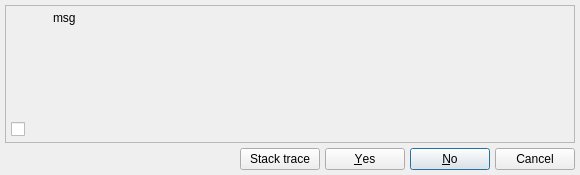
<?xml version="1.0" encoding="UTF-8"?>
<ui version="4.0">
 <class>Messagebox</class>
 <widget class="QDialog" name="Messagebox">
  <property name="windowModality">
   <enum>Qt::WindowModality::ApplicationModal</enum>
  </property>
  <property name="geometry">
   <rect>
    <x>0</x>
    <y>0</y>
    <width>580</width>
    <height>175</height>
   </rect>
  </property>
  <property name="sizePolicy">
   <sizepolicy hsizetype="Minimum" vsizetype="Minimum">
    <horstretch>0</horstretch>
    <verstretch>0</verstretch>
   </sizepolicy>
  </property>
  <property name="minimumSize">
   <size>
    <width>530</width>
    <height>175</height>
   </size>
  </property>
  <property name="windowTitle">
   <string>Dialog</string>
  </property>
  <property name="windowIcon">
   <iconset resource="../../../priv-plugins/res/logoicons.qrc">
    <normaloff>:/icons/icons/pgmodeler_logo.png</normaloff>:/icons/icons/pgmodeler_logo.png</iconset>
  </property>
  <layout class="QGridLayout" name="gridLayout_4">
   <property name="leftMargin">
    <number>5</number>
   </property>
   <property name="topMargin">
    <number>5</number>
   </property>
   <property name="rightMargin">
    <number>5</number>
   </property>
   <property name="bottomMargin">
    <number>5</number>
   </property>
   <property name="spacing">
    <number>5</number>
   </property>
   <item row="2" column="0">
    <layout class="QGridLayout" name="gridLayout_2">
     <property name="spacing">
      <number>5</number>
     </property>
     <item row="0" column="0">
      <widget class="QLabel" name="pgmodeler_name_lbl">
       <property name="sizePolicy">
        <sizepolicy hsizetype="Fixed" vsizetype="Fixed">
         <horstretch>0</horstretch>
         <verstretch>0</verstretch>
        </sizepolicy>
       </property>
       <property name="maximumSize">
        <size>
         <width>150</width>
         <height>30</height>
        </size>
       </property>
       <property name="text">
        <string/>
       </property>
       <property name="pixmap">
        <pixmap resource="../res/resources.qrc">:/images/images/pgmodeler_name.png</pixmap>
       </property>
       <property name="scaledContents">
        <bool>true</bool>
       </property>
      </widget>
     </item>
     <item row="0" column="1">
      <widget class="QWidget" name="container_wgt" native="true">
       <layout class="QGridLayout" name="gridLayout">
        <property name="leftMargin">
         <number>0</number>
        </property>
        <property name="topMargin">
         <number>0</number>
        </property>
        <property name="rightMargin">
         <number>0</number>
        </property>
        <property name="bottomMargin">
         <number>0</number>
        </property>
        <property name="spacing">
         <number>5</number>
        </property>
        <item row="0" column="6">
         <widget class="QPushButton" name="no_btn">
          <property name="sizePolicy">
           <sizepolicy hsizetype="Fixed" vsizetype="Preferred">
            <horstretch>0</horstretch>
            <verstretch>0</verstretch>
           </sizepolicy>
          </property>
          <property name="minimumSize">
           <size>
            <width>80</width>
            <height>0</height>
           </size>
          </property>
          <property name="text">
           <string>&amp;No</string>
          </property>
          <property name="iconSize">
           <size>
            <width>28</width>
            <height>28</height>
           </size>
          </property>
         </widget>
        </item>
        <item row="0" column="1">
         <spacer name="horizontalSpacer_2">
          <property name="orientation">
           <enum>Qt::Orientation::Horizontal</enum>
          </property>
          <property name="sizeType">
           <enum>QSizePolicy::Policy::Expanding</enum>
          </property>
          <property name="sizeHint" stdset="0">
           <size>
            <width>5</width>
            <height>20</height>
           </size>
          </property>
         </spacer>
        </item>
        <item row="0" column="7">
         <widget class="QPushButton" name="cancel_btn">
          <property name="sizePolicy">
           <sizepolicy hsizetype="Fixed" vsizetype="Preferred">
            <horstretch>0</horstretch>
            <verstretch>0</verstretch>
           </sizepolicy>
          </property>
          <property name="minimumSize">
           <size>
            <width>80</width>
            <height>0</height>
           </size>
          </property>
          <property name="text">
           <string>Cancel</string>
          </property>
          <property name="iconSize">
           <size>
            <width>28</width>
            <height>28</height>
           </size>
          </property>
         </widget>
        </item>
        <item row="0" column="4">
         <widget class="QPushButton" name="yes_ok_btn">
          <property name="sizePolicy">
           <sizepolicy hsizetype="Fixed" vsizetype="Preferred">
            <horstretch>0</horstretch>
            <verstretch>0</verstretch>
           </sizepolicy>
          </property>
          <property name="minimumSize">
           <size>
            <width>80</width>
            <height>0</height>
           </size>
          </property>
          <property name="text">
           <string>&amp;Yes</string>
          </property>
          <property name="iconSize">
           <size>
            <width>28</width>
            <height>28</height>
           </size>
          </property>
          <property name="autoDefault">
           <bool>true</bool>
          </property>
          <property name="default">
           <bool>false</bool>
          </property>
         </widget>
        </item>
        <item row="0" column="2">
         <widget class="QPushButton" name="show_errors_btn">
          <property name="sizePolicy">
           <sizepolicy hsizetype="Fixed" vsizetype="Preferred">
            <horstretch>0</horstretch>
            <verstretch>0</verstretch>
           </sizepolicy>
          </property>
          <property name="minimumSize">
           <size>
            <width>80</width>
            <height>0</height>
           </size>
          </property>
          <property name="toolTip">
           <string/>
          </property>
          <property name="text">
           <string>Stack trace</string>
          </property>
          <property name="icon">
           <iconset resource="../res/resources.qrc">
            <normaloff>:/icons/icons/alert.png</normaloff>:/icons/icons/alert.png</iconset>
          </property>
          <property name="iconSize">
           <size>
            <width>28</width>
            <height>28</height>
           </size>
          </property>
          <property name="checkable">
           <bool>true</bool>
          </property>
         </widget>
        </item>
       </layout>
      </widget>
     </item>
    </layout>
   </item>
   <item row="0" column="0">
    <widget class="QStackedWidget" name="objs_group_wgt">
     <property name="sizePolicy">
      <sizepolicy hsizetype="Minimum" vsizetype="Minimum">
       <horstretch>0</horstretch>
       <verstretch>0</verstretch>
      </sizepolicy>
     </property>
     <property name="minimumSize">
      <size>
       <width>0</width>
       <height>0</height>
      </size>
     </property>
     <property name="frameShape">
      <enum>QFrame::Shape::NoFrame</enum>
     </property>
     <property name="frameShadow">
      <enum>QFrame::Shadow::Plain</enum>
     </property>
     <property name="currentIndex">
      <number>0</number>
     </property>
     <widget class="QWidget" name="pg1_4">
      <layout class="QGridLayout" name="gridLayout_6">
       <property name="leftMargin">
        <number>0</number>
       </property>
       <property name="topMargin">
        <number>0</number>
       </property>
       <property name="rightMargin">
        <number>0</number>
       </property>
       <property name="bottomMargin">
        <number>0</number>
       </property>
       <property name="spacing">
        <number>5</number>
       </property>
       <item row="0" column="0">
        <widget class="QFrame" name="frame">
         <property name="sizePolicy">
          <sizepolicy hsizetype="Minimum" vsizetype="Minimum">
           <horstretch>0</horstretch>
           <verstretch>0</verstretch>
          </sizepolicy>
         </property>
         <property name="minimumSize">
          <size>
           <width>0</width>
           <height>0</height>
          </size>
         </property>
         <property name="frameShape">
          <enum>QFrame::Shape::StyledPanel</enum>
         </property>
         <property name="frameShadow">
          <enum>QFrame::Shadow::Raised</enum>
         </property>
         <layout class="QGridLayout" name="gridLayout_3">
          <property name="leftMargin">
           <number>5</number>
          </property>
          <property name="topMargin">
           <number>5</number>
          </property>
          <property name="rightMargin">
           <number>5</number>
          </property>
          <property name="bottomMargin">
           <number>5</number>
          </property>
          <property name="spacing">
           <number>10</number>
          </property>
          <item row="0" column="1" rowspan="2" colspan="2">
           <widget class="QLabel" name="msg_lbl">
            <property name="enabled">
             <bool>true</bool>
            </property>
            <property name="sizePolicy">
             <sizepolicy hsizetype="Preferred" vsizetype="MinimumExpanding">
              <horstretch>0</horstretch>
              <verstretch>0</verstretch>
             </sizepolicy>
            </property>
            <property name="maximumSize">
             <size>
              <width>16777215</width>
              <height>16777215</height>
             </size>
            </property>
            <property name="acceptDrops">
             <bool>false</bool>
            </property>
            <property name="autoFillBackground">
             <bool>false</bool>
            </property>
            <property name="styleSheet">
             <string notr="true"/>
            </property>
            <property name="text">
             <string>msg</string>
            </property>
            <property name="textFormat">
             <enum>Qt::TextFormat::RichText</enum>
            </property>
            <property name="scaledContents">
             <bool>true</bool>
            </property>
            <property name="alignment">
             <set>Qt::AlignmentFlag::AlignLeading|Qt::AlignmentFlag::AlignLeft|Qt::AlignmentFlag::AlignTop</set>
            </property>
            <property name="wordWrap">
             <bool>true</bool>
            </property>
            <property name="margin">
             <number>0</number>
            </property>
            <property name="indent">
             <number>0</number>
            </property>
            <property name="openExternalLinks">
             <bool>true</bool>
            </property>
            <property name="textInteractionFlags">
             <set>Qt::TextInteractionFlag::LinksAccessibleByKeyboard|Qt::TextInteractionFlag::LinksAccessibleByMouse|Qt::TextInteractionFlag::TextBrowserInteraction|Qt::TextInteractionFlag::TextSelectableByKeyboard|Qt::TextInteractionFlag::TextSelectableByMouse</set>
            </property>
           </widget>
          </item>
          <item row="1" column="0">
           <spacer name="verticalSpacer_2">
            <property name="orientation">
             <enum>Qt::Orientation::Vertical</enum>
            </property>
            <property name="sizeHint" stdset="0">
             <size>
              <width>20</width>
              <height>40</height>
             </size>
            </property>
           </spacer>
          </item>
          <item row="0" column="0">
           <widget class="QLabel" name="icon_lbl">
            <property name="minimumSize">
             <size>
              <width>32</width>
              <height>32</height>
             </size>
            </property>
            <property name="maximumSize">
             <size>
              <width>32</width>
              <height>32</height>
             </size>
            </property>
            <property name="text">
             <string/>
            </property>
            <property name="scaledContents">
             <bool>true</bool>
            </property>
            <property name="alignment">
             <set>Qt::AlignmentFlag::AlignCenter</set>
            </property>
           </widget>
          </item>
          <item row="2" column="0" colspan="3">
           <layout class="QHBoxLayout" name="horizontalLayout_2">
            <property name="spacing">
             <number>5</number>
            </property>
            <item>
             <widget class="QCheckBox" name="custom_option_chk">
              <property name="text">
               <string/>
              </property>
             </widget>
            </item>
           </layout>
          </item>
         </layout>
        </widget>
       </item>
      </layout>
     </widget>
     <widget class="QWidget" name="pg2_4">
      <layout class="QVBoxLayout" name="verticalLayout">
       <property name="spacing">
        <number>5</number>
       </property>
       <property name="leftMargin">
        <number>0</number>
       </property>
       <property name="topMargin">
        <number>0</number>
       </property>
       <property name="rightMargin">
        <number>0</number>
       </property>
       <property name="bottomMargin">
        <number>0</number>
       </property>
       <item>
        <widget class="QTabWidget" name="stacktrace_tbw">
         <property name="tabPosition">
          <enum>QTabWidget::TabPosition::South</enum>
         </property>
         <property name="currentIndex">
          <number>0</number>
         </property>
         <widget class="QWidget" name="tab">
          <attribute name="title">
           <string>Stack info</string>
          </attribute>
          <layout class="QHBoxLayout" name="horizontalLayout_3">
           <property name="spacing">
            <number>5</number>
           </property>
           <property name="leftMargin">
            <number>5</number>
           </property>
           <property name="topMargin">
            <number>5</number>
           </property>
           <property name="rightMargin">
            <number>5</number>
           </property>
           <property name="bottomMargin">
            <number>5</number>
           </property>
           <item>
            <widget class="QTreeWidget" name="exceptions_trw">
             <property name="minimumSize">
              <size>
               <width>0</width>
               <height>100</height>
              </size>
             </property>
             <property name="lineWidth">
              <number>1</number>
             </property>
             <property name="midLineWidth">
              <number>1</number>
             </property>
             <property name="autoScrollMargin">
              <number>16</number>
             </property>
             <property name="editTriggers">
              <set>QAbstractItemView::EditTrigger::NoEditTriggers</set>
             </property>
             <property name="alternatingRowColors">
              <bool>true</bool>
             </property>
             <property name="selectionMode">
              <enum>QAbstractItemView::SelectionMode::NoSelection</enum>
             </property>
             <property name="selectionBehavior">
              <enum>QAbstractItemView::SelectionBehavior::SelectItems</enum>
             </property>
             <property name="iconSize">
              <size>
               <width>22</width>
               <height>22</height>
              </size>
             </property>
             <property name="indentation">
              <number>15</number>
             </property>
             <property name="uniformRowHeights">
              <bool>false</bool>
             </property>
             <property name="animated">
              <bool>false</bool>
             </property>
             <property name="wordWrap">
              <bool>false</bool>
             </property>
             <attribute name="headerMinimumSectionSize">
              <number>21</number>
             </attribute>
             <attribute name="headerDefaultSectionSize">
              <number>100</number>
             </attribute>
             <column>
              <property name="text">
               <string>Exceptions</string>
              </property>
             </column>
            </widget>
           </item>
          </layout>
         </widget>
         <widget class="QWidget" name="tab_3">
          <attribute name="title">
           <string>Extra info</string>
          </attribute>
          <layout class="QVBoxLayout" name="verticalLayout_2">
           <property name="spacing">
            <number>5</number>
           </property>
           <property name="leftMargin">
            <number>5</number>
           </property>
           <property name="topMargin">
            <number>5</number>
           </property>
           <property name="rightMargin">
            <number>5</number>
           </property>
           <property name="bottomMargin">
            <number>5</number>
           </property>
           <item>
            <widget class="QPlainTextEdit" name="extra_info_txt">
             <property name="font">
              <font/>
             </property>
            </widget>
           </item>
          </layout>
         </widget>
         <widget class="QWidget" name="tab_2">
          <attribute name="title">
           <string>Plain text</string>
          </attribute>
         </widget>
        </widget>
       </item>
      </layout>
     </widget>
    </widget>
   </item>
  </layout>
 </widget>
 <tabstops>
  <tabstop>custom_option_chk</tabstop>
  <tabstop>show_errors_btn</tabstop>
  <tabstop>yes_ok_btn</tabstop>
  <tabstop>no_btn</tabstop>
  <tabstop>cancel_btn</tabstop>
  <tabstop>extra_info_txt</tabstop>
  <tabstop>stacktrace_tbw</tabstop>
  <tabstop>exceptions_trw</tabstop>
 </tabstops>
 <resources>
  <include location="../res/resources.qrc"/>
  <include location="../../../priv-plugins/res/logoicons.qrc"/>
 </resources>
 <connections/>
</ui>
